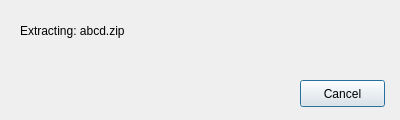
<?xml version="1.0" encoding="UTF-8"?>
<ui version="4.0">
 <class>Dialog</class>
 <widget class="QDialog" name="Dialog">
  <property name="geometry">
   <rect>
    <x>0</x>
    <y>0</y>
    <width>400</width>
    <height>120</height>
   </rect>
  </property>
  <property name="windowTitle">
   <string>Dialog</string>
  </property>
  <widget class="QPushButton" name="pushButton">
   <property name="geometry">
    <rect>
     <x>300</x>
     <y>80</y>
     <width>85</width>
     <height>27</height>
    </rect>
   </property>
   <property name="text">
    <string>Cancel</string>
   </property>
  </widget>
  <widget class="QLabel" name="label">
   <property name="geometry">
    <rect>
     <x>20</x>
     <y>20</y>
     <width>351</width>
     <height>21</height>
    </rect>
   </property>
   <property name="text">
    <string>Extracting: abcd.zip</string>
   </property>
  </widget>
  <widget class="Q3ProgressBar" name="progressBar">
   <property name="geometry">
    <rect>
     <x>10</x>
     <y>50</y>
     <width>381</width>
     <height>20</height>
    </rect>
   </property>
   <property name="progress">
    <number>25</number>
   </property>
  </widget>
 </widget>
 <customwidgets>
  <customwidget>
   <class>Q3ProgressBar</class>
   <extends>QFrame</extends>
   <header>Qt3Support/Q3ProgressBar</header>
  </customwidget>
 </customwidgets>
 <resources/>
 <connections/>
</ui>
